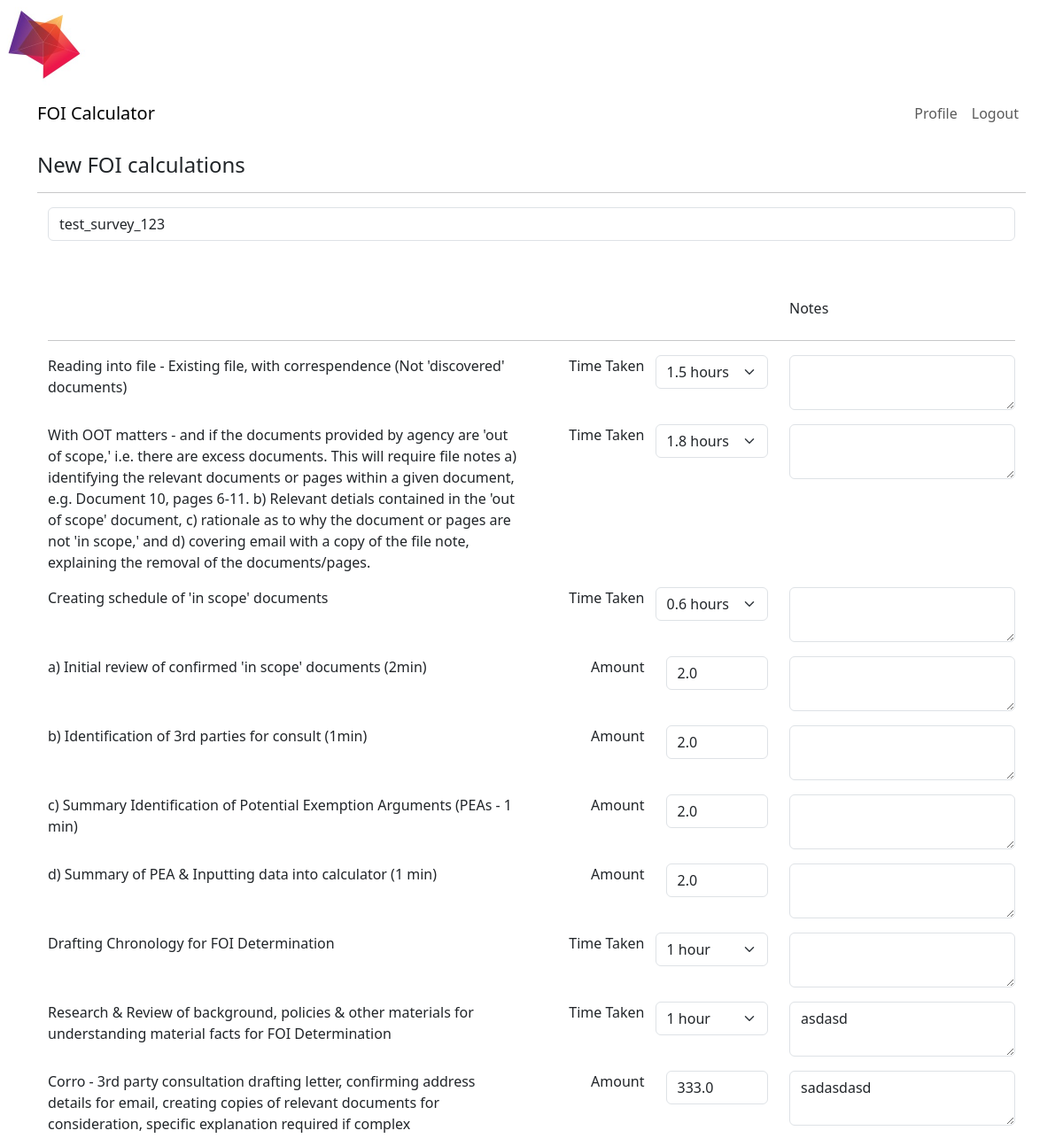
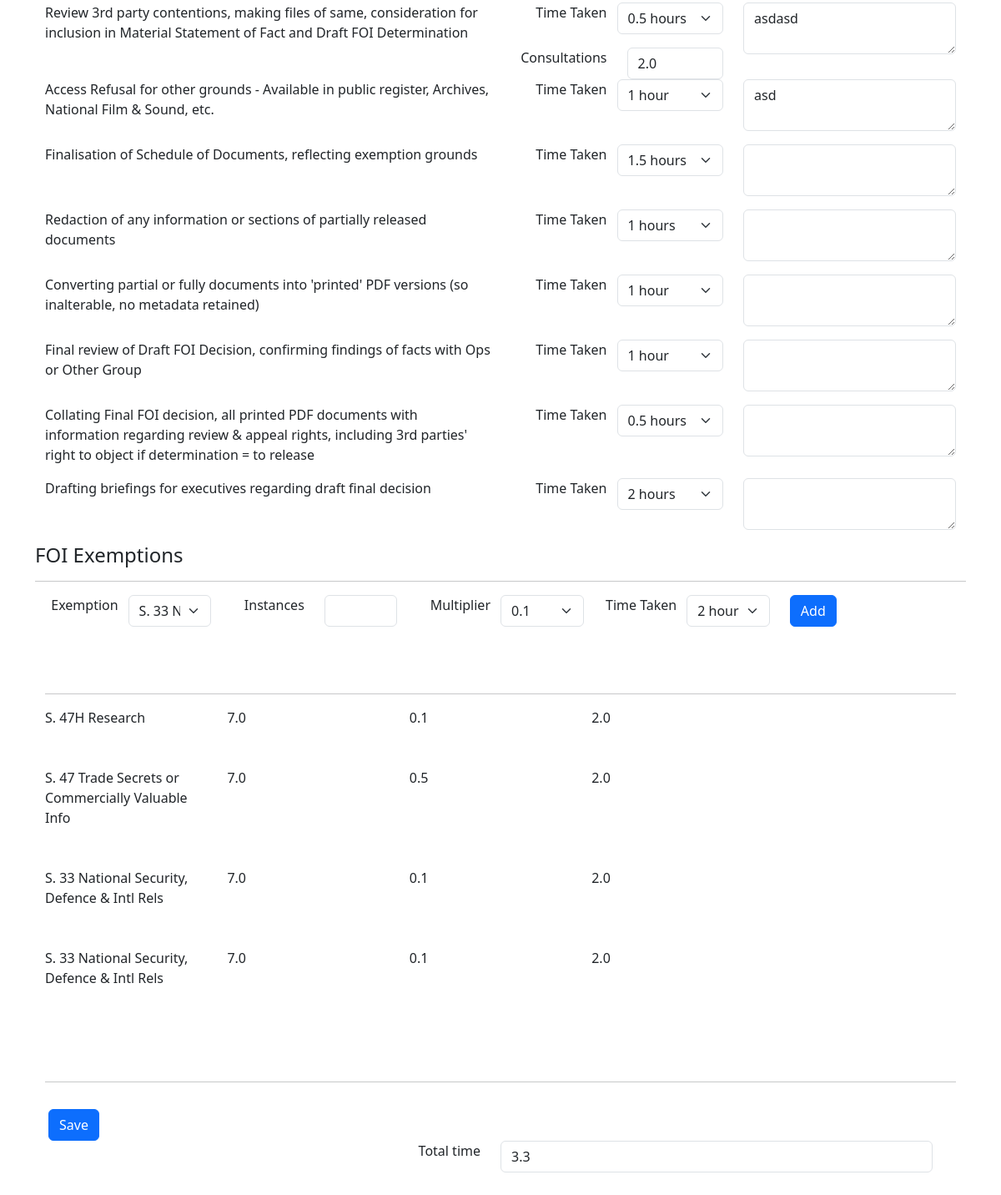
The app's page /edit_survey/10 (signed in) with its own data (2 pictures, top to bottom).
### app/models.py (models this page shows, shortened)
class Survey(db.Model):
    id: so.Mapped[int] = so.mapped_column(primary_key=True, autoincrement=True)
    timestamp: so.Mapped[datetime] = so.mapped_column(
        index=True, default=lambda: datetime.now(timezone.utc))
    user_id: so.Mapped[int] = so.mapped_column(sa.ForeignKey(User.id),
                                               index=True)
    author: so.Mapped[User] = so.relationship(back_populates='surveys')
    survey_name: so.Mapped[str] = so.mapped_column(sa.String(140), nullable=False, default="Untitled Survey")
    exemptions: so.WriteOnlyMapped['Exemption'] = so.relationship(
        back_populates='author')
    field1: so.Mapped[float] = so.mapped_column(sa.Float,nullable=True)
    comment1: so.Mapped[str] = so.mapped_column(sa.String(140), nullable=True)
    field2: so.Mapped[float] = so.mapped_column(sa.Float,nullable=True)
    comment2: so.Mapped[str] = so.mapped_column(sa.String(140),nullable=True)
    field3: so.Mapped[float] = so.mapped_column(sa.Float,nullable=True)
    comment3: so.Mapped[str] = so.mapped_column(sa.String(140),nullable=True)
    field4: so.Mapped[float] = so.mapped_column(sa.Float,nullable=True)
    comment4: so.Mapped[str] = so.mapped_column(sa.String(140),nullable=True)
    field5: so.Mapped[float] = so.mapped_column(sa.Float,nullable=True)
    comment5: so.Mapped[str] = so.mapped_column(sa.String(140),nullable=True)
    field6: so.Mapped[float] = so.mapped_column(sa.Float,nullable=True)
    comment6: so.Mapped[str] = so.mapped_column(sa.String(140),nullable=True)
    field7: so.Mapped[float] = so.mapped_column(sa.Float,nullable=True)
    comment7: so.Mapped[str] = so.mapped_column(sa.String(140),nullable=True)
    field8: so.Mapped[float] = so.mapped_column(sa.Float,nullable=True)
    comment8: so.Mapped[str] = so.mapped_column(sa.String(140),nullable=True)
    field9: so.Mapped[float] = so.mapped_column(sa.Float,nullable=True)
    comment9: so.Mapped[str] = so.mapped_column(sa.String(140),nullable=True)
    field10: so.Mapped[float] = so.mapped_column(sa.Float,nullable=True)
    comment10: so.Mapped[str] = so.mapped_column(sa.String(140),nullable=True)
    field11: so.Mapped[float] = so.mapped_column(sa.Float,nullable=True)
    field12: so.Mapped[float] = so.mapped_column(sa.Float,nullable=True)
    comment12: so.Mapped[str] = so.mapped_column(sa.String(140),nullable=True)
    field13: so.Mapped[float] = so.mapped_column(sa.Float,nullable=True)
    comment13: so.Mapped[str] = so.mapped_column(sa.String(140),nullable=True)
    field14: so.Mapped[float] = so.mapped_column(sa.Float,nullable=True)
    comment14: so.Mapped[str] = so.mapped_column(sa.String(140),nullable=True)
    field15: so.Mapped[float] = so.mapped_column(sa.Float,nullable=True)
    comment15: so.Mapped[str] = so.mapped_column(sa.String(140),nullable=True)
    field16: so.Mapped[float] = so.mapped_column(sa.Float,nullable=True)
    comment16: so.Mapped[str] = so.mapped_column(sa.String(140),nullable=True)
    field17: so.Mapped[float] = so.mapped_column(sa.Float,nullable=True)
    comment17: so.Mapped[str] = so.mapped_column(sa.String(140),nullable=True)
    field18: so.Mapped[float] = so.mapped_column(sa.Float,nullable=True)
    comment18: so.Mapped[str] = so.mapped_column(sa.String(140),nullable=True)
    field19: so.Mapped[float] = so.mapped_column(sa.Float,nullable=True)
    comment19: so.Mapped[str] = so.mapped_column(sa.String(140),nullable=True)
    result: so.Mapped[float] = so.mapped_column(sa.Float,nullable=True)
    def following_exemptions(self):
        return (
        sa.select(Exemption)
        .join(Survey, Exemption.survey_id == Survey.id)  # Fix here
        .where(Survey.id == self.id)
        .group_by(Exemption)
        .order_by(Exemption.timestamp.desc())
    )

class Exemption(db.Model):
    id: so.Mapped[int] = so.mapped_column(primary_key=True)
    exemption_name: so.Mapped[str] = so.mapped_column(sa.String(140))
    exemption_instance: so.Mapped[float] = so.mapped_column(sa.Float)
    exemption_multiplier: so.Mapped[float] = so.mapped_column(sa.Float)
    exemption_time: so.Mapped[float] = so.mapped_column(sa.Float)
    timestamp: so.Mapped[datetime] = so.mapped_column(
        index=True, default=lambda: datetime.now(timezone.utc))
    survey_id: so.Mapped[int] = so.mapped_column(sa.ForeignKey(Survey.id),
                                               index=True)
    author: so.Mapped[Survey] = so.relationship(back_populates='exemptions')

### app/routes.py (the view)
@app.route('/edit_survey/<id>', methods=['GET'])
@login_required
def edit_survey(id):
    survey = db.first_or_404(sa.select(Survey).where(Survey.id == id))
    form1 = EditSurveyForm(id)
    form2 = ExemptionForm()
    form1.survey_name.data = survey.survey_name
    form1.field1.data = survey.field1
    form1.comment1.data = survey.comment1
    form1.field2.data = survey.field2
    form1.comment2.data = survey.comment2
    form1.field3.data = survey.field3
    form1.comment3.data = survey.comment3
    form1.field4.data = survey.field4
    form1.comment4.data = survey.comment4
    form1.field5.data = survey.field5
    form1.comment5.data = survey.comment5
    form1.field6.data = survey.field6
    form1.comment6.data = survey.comment6
    form1.field7.data = survey.field7
    form1.comment7.data = survey.comment7
    form1.field8.data = survey.field8
    form1.comment8.data = survey.comment8
    form1.field9.data = survey.field9
    form1.comment9.data = survey.comment9
    form1.field10.data = survey.field10
    form1.comment10.data = survey.comment10
    form1.field11.data = survey.field11
    form1.field12.data = survey.field12
    form1.comment12.data = survey. comment12
    form1.field13.data = survey.field13
    form1.comment13.data = survey.comment13
    form1.field14.data = survey.field14
    form1.comment14.data = survey.comment14
    form1.field15.data = survey.field15
    form1.comment15.data = survey.comment15
    form1.field16.data = survey. field16
    form1.comment16.data = survey.comment16
    form1.field17.data = survey.field17
    form1.comment17.data = survey.comment17
    form1.field18.data = survey.field18
    form1.comment18.data = survey.comment18
    form1.field19.data = survey.field19
    form1.comment19.data = survey.comment19
    form1.result.data = survey.result
    exemptions = db.paginate(survey.following_exemptions(),error_out=False)
    return render_template('edit_survey.html', exemptions=exemptions.items, survey=survey,title='Edit Survey',
                           form1=form1,form2=form2)

### app/forms.py
class ExemptionForm(FlaskForm):
    exemption_name = SelectField('Exemption',
                                 choices=[("sss", "sss"), ("sss", "sss")],validators=[DataRequired()])
    exemption_instance = FloatField('Instances', validators=[DataRequired()])
    exemption_multiplier = SelectField('Multiplier', choices=[
        (0.1, 0.1),(0.2, 0.2),(0.3, 0.3),(0.4, 0.4),(0.5, 0.5),(0.6, 0.6),(0.7, 0.7),(0.8, 0.8),(0.9, 0.9)
        ],coerce=float,validators=[DataRequired()])
    exemption_time = SelectField('Time Taken', choices=[(2, "2 hours"), (3, "3 hours"),(4, "4 hours")],coerce=float,validators=[DataRequired()])
    submit_exemption = SubmitField('Add')
    def __init__(self, *args, **kwargs):
        super().__init__(*args, **kwargs)
        self.exemption_name.choices = self.load_exemptions()
    @staticmethod
    def load_exemptions():
        choices = []
        csv_file_path = os.path.join(current_app.root_path, 'static', 'dropdowns', 'exemptions.csv')
        with open(csv_file_path, mode='r') as file:
            reader = csv.reader(file)
            for row in reader:
                choices.append((row[0], row[1]))
        return choices

### app/models.py (called while the page is built)
@login.user_loader
def load_user(id):
    return db.session.get(User, int(id))

### app/routes.py (called while the page is built)
@app.before_request
def before_request():
    if current_user.is_authenticated:
        current_user.last_seen = datetime.now(timezone.utc)
        db.session.commit()

### app/templates/edit_survey.html (shortened to what this page needs)
{% extends "base.html" %}
{% import "form_layouts.html" as wtf %}
{% block content %}
    <h4>New FOI calculations</h4>
    <hr>
    <form id="form1" method="post" action="{{ url_for('pass_survey', id=survey.id) }}">
        {{ wtf.survey_form(form1, id='form1') }}
    </form>
    <h4>FOI Exemptions</h4>
    <hr>
    <form id="form2" method="post" action="{{ url_for('pass_exemption', id=survey.id) }}">
        {{ wtf.exemptions_form(form2, exemptions, id='form2') }}
    </form>
    <div class="row p-3">
        <div class="col">
            <button type="submit" form="form1" class="btn btn-primary">Save</button>
        </div>
        <div class="col">
        </div>
        {{ wtf.single_col_row(form1.result)}}
    </div>
    <br>
{% endblock %}

### app/templates/form_layouts.html (shortened to what this page needs)
{% macro survey_field(field, autofocus) %}
        {%- if field.type == 'BooleanField' %}
              <div class="form-check mb-3">
                {{ field(class='form-check-input') }}
                {{ field.label(class='form-check-label') }}
              </div>
        {%- elif field.type == 'SelectField' %}
        <div class="row">
          <div style="text-align:right !important"class="col p-0">
            {{ field.label(class='form-label') }}
          </div>
          <div class="col">
            {{ field(class='form-select mb-3') }}
          </div>
        </div>
        {%- elif field.type == 'TextAreaField' %}
            <div class="mb-3">
              {% if autofocus %}
                {{ field(class='form-control' + (' is-invalid' if field.errors else ''), autofocus=True) }}
              {% else %}
                {{ field(class='form-control' + (' is-invalid' if field.errors else '')) }}
              {% endif %}
            </div>
        {%- elif field.type == 'StringField' %}
            <div class="mb-3">
              {% if autofocus %}
                {{ field(class='form-control' + (' is-invalid' if field.errors else ''), autofocus=True) }}
              {% else %}
                {{ field(class='form-control' + (' is-invalid' if field.errors else '')) }}
              {% endif %}
            </div>
        {%- elif field.type == 'SubmitField' %}
            {{ field(class='btn btn-primary mb-3') }}
        {%- else %}
            <div class="row">
              <div style="text-align:right !important" class="col">
                {{ field.label(class='form-label') }}
              </div>
              <div class="col">
                {% if autofocus %}
                  {{ field(class='form-control' + (' is-invalid' if field.errors else ''), autofocus=True) }}
                {% else %}
                  {{ field(class='form-control' + (' is-invalid' if field.errors else '')) }}
                {% endif %}
              </div>
            </div>
        {%- endif %}
{% endmacro %}
{% macro three_col_row(middle_field, end_field) %}
    <div class="row p-0">
      <div class="col-6">
          <p>
            {{ middle_field.description }}
          </p>
      </div>
      <div class="col ">
            {{ survey_field(middle_field) }}
      </div>
      <div class="col ">
          {% if end_field.widget.input_type != 'hidden' -%}
            {{ survey_field(end_field) }}
          {%- endif %}
      </div>
    </div>
{% endmacro %}
{% macro three_col_row_extra_field(middle_field, end_field, extra_field) %}
    <div class="row p-0">
      <div class="col-6">
          <p>
            {{ middle_field.description }}
          </p>
      </div>
      <div class="col">
          {% if middle_field.widget.input_type != 'hidden' -%}
            {{ survey_field(middle_field) }}
          {%- endif %}
        {% if extra_field.widget.input_type != 'hidden' -%}
          {{ survey_field(extra_field) }}
        {%- endif %}
      </div>
      <div class="col">
          {% if end_field.widget.input_type != 'hidden' -%}
            {{ survey_field(end_field) }}
          {%- endif %}
      </div>
    </div>
{% endmacro %}
{% macro single_col_row(field) %}
  <div class="row pb-5 align-items-end">
    <div class="col">
          {% if field.widget.input_type != 'hidden' -%}
            {{ survey_field(field) }}
          {%- endif %}
    </div>
  </div>
{% endmacro %}
{% macro banner(left,middle,right) %}
    <div class="row pb-2">
            <div class="col-6">
            </div>
            <div class="col ">
            </div>
            <div class="col ">
              {{ right }}
            </div>
    </div>
    <hr>
{% endmacro %}
{% macro exemption_row(e1,e2,e3,e4,e5) %}
    <div class="row pb-5">
      <div class="col">
          {% if e1.widget.input_type != 'hidden' -%}
            {{ survey_field(e1) }}
          {%- endif %}
      </div>
      <div class="col">
          {% if e2.widget.input_type != 'hidden' -%}
            {{ survey_field(e2) }}
          {%- endif %}
      </div>
      <div class="col">
          {% if e3.widget.input_type != 'hidden' -%}
            {{ survey_field(e3) }}
          {%- endif %}
      </div>
      <div class="col">
          {% if e4.widget.input_type != 'hidden' -%}
            {{ survey_field(e4) }}
          {%- endif %}
      </div>
      <div class="col">
          {% if e5.widget.input_type != 'hidden' -%}
            {{ survey_field(e5) }}
          {%- endif %}
      </div>
    </div>
    <hr>
{% endmacro %}
{% macro survey_form(form1, action="", method="post", id="", novalidate=False) %}
    <form
      {%- if action != None %} action="{{ action }}"{% endif -%}
      {%- if method %} method="{{ method }}"{% endif %}
      {%- if id %} id="{{ id }}"{% endif -%}
      {%- if novalidate %} novalidate{% endif -%}>
      <div class="container">
              {{ single_col_row(form1.survey_name)}}
              {{ banner("","","Notes") }}
              {{ three_col_row(form1.field1, form1.comment1)}}
              {{ three_col_row(form1.field2, form1.comment2)}}
              {{ three_col_row(form1.field3, form1.comment3)}}
              {{ three_col_row(form1.field4, form1.comment4)}}
              {{ three_col_row(form1.field5, form1.comment5)}}
              {{ three_col_row(form1.field6, form1.comment6)}}
              {{ three_col_row(form1.field7, form1.comment7)}}
              {{ three_col_row(form1.field8, form1.comment8)}}
              {{ three_col_row(form1.field9, form1.comment9)}}
              {{ three_col_row(form1.field10, form1.comment10)}}
              {{ three_col_row_extra_field(form1.field11, form1.comment12, form1.field12)}}
              {{ three_col_row(form1.field13, form1.comment13)}}
              {{ three_col_row(form1.field14, form1.comment14)}}
              {{ three_col_row(form1.field15, form1.comment15)}}
              {{ three_col_row(form1.field16, form1.comment16)}}
              {{ three_col_row(form1.field17, form1.comment17)}}
              {{ three_col_row(form1.field18, form1.comment18)}}
              {{ three_col_row(form1.field19, form1.comment19)}}
      </div>
    </form>
{% endmacro %}
{% macro exemptions_form(form2,exemptions, action="", method="post", id="", novalidate=False) %}
    <form
      {%- if action != None %} action="{{ action }}"{% endif -%}
      {%- if method %} method="{{ method }}"{% endif %}
      {%- if id %} id="{{ id }}"{% endif -%}
      {%- if novalidate %} novalidate{% endif -%}>
      <div class="container">
              {{ exemption_row(form2.exemption_name, form2.exemption_instance, form2.exemption_multiplier, form2.exemption_time,form2.submit_exemption) }}
              <div id="exemptions-list" class="row pb-5">
                      {% for exemption in exemptions %}
                        {% include '_exemption.html' %}
                      {% endfor %}
              </div>
              <hr>
      </div>
    </form>
{% endmacro %}

### app/templates/_exemption.html
<div class="row pb-5">
        <div class="col">
            {{ exemption.exemption_name}}
        </div>
        <div class="col">
            {{ exemption.exemption_instance}}
        </div>
        <div class="col">
            {{ exemption.exemption_multiplier}}
        </div>
        <div class="col">
            {{ exemption.exemption_time}}
        </div>
        <div class="col">
        </div>
</div>

### records on screen
Survey: survey_name "test_survey_123", field1 "1.5 hours", field2 "1.8 hours", field3 "0.6 hours", field4 "2.0", field5 "2.0", field6 "2.0", field7 "2.0", field8 "1 hour", field9 "1 hour", comment9 "asdasd", field10 "333.0", comment10 "sadasdasd", field11 "0.5 hours", field12 "2.0", comment12 "asdasd", field13 "1 hour", comment13 "asd", field14 "1.5 hours", field15 "1 hours", field16 "1 hour", field17 "1 hour", field18 "0.5 hours", field19 "2 hours", result "3.3"
Exemption: exemption_name "S. 47H Research", exemption_instance "7.0", exemption_multiplier "0.1", exemption_time "2.0"
Exemption: exemption_name "S. 47 Trade Secrets or Commercially Valuable Info", exemption_instance "7.0", exemption_multiplier "0.5", exemption_time "2.0"
Exemption: exemption_name "S. 33 National Security, Defence & Intl Rels", exemption_instance "7.0", exemption_multiplier "0.1", exemption_time "2.0"
Exemption: exemption_name "S. 33 National Security, Defence & Intl Rels", exemption_instance "7.0", exemption_multiplier "0.1", exemption_time "2.0"

### other values on screen
{{ right }} "Notes"
{{ field.label(class='form-label') }} "Time Taken Time Taken Time Taken Time Taken Time Taken Time Taken Time Taken Time Taken Time Taken Time Taken Time Taken Time Taken Time Taken Exemption Multiplier Time Taken"
{{ field.label(class='form-label') }} "Amount Amount Amount Amount Amount Consultations Instances Total time"
{{ middle_field.description }} "Review 3rd party contentions, making files of same, consideration for inclusion in Material Statement of Fact and Draft FOI Determination"
